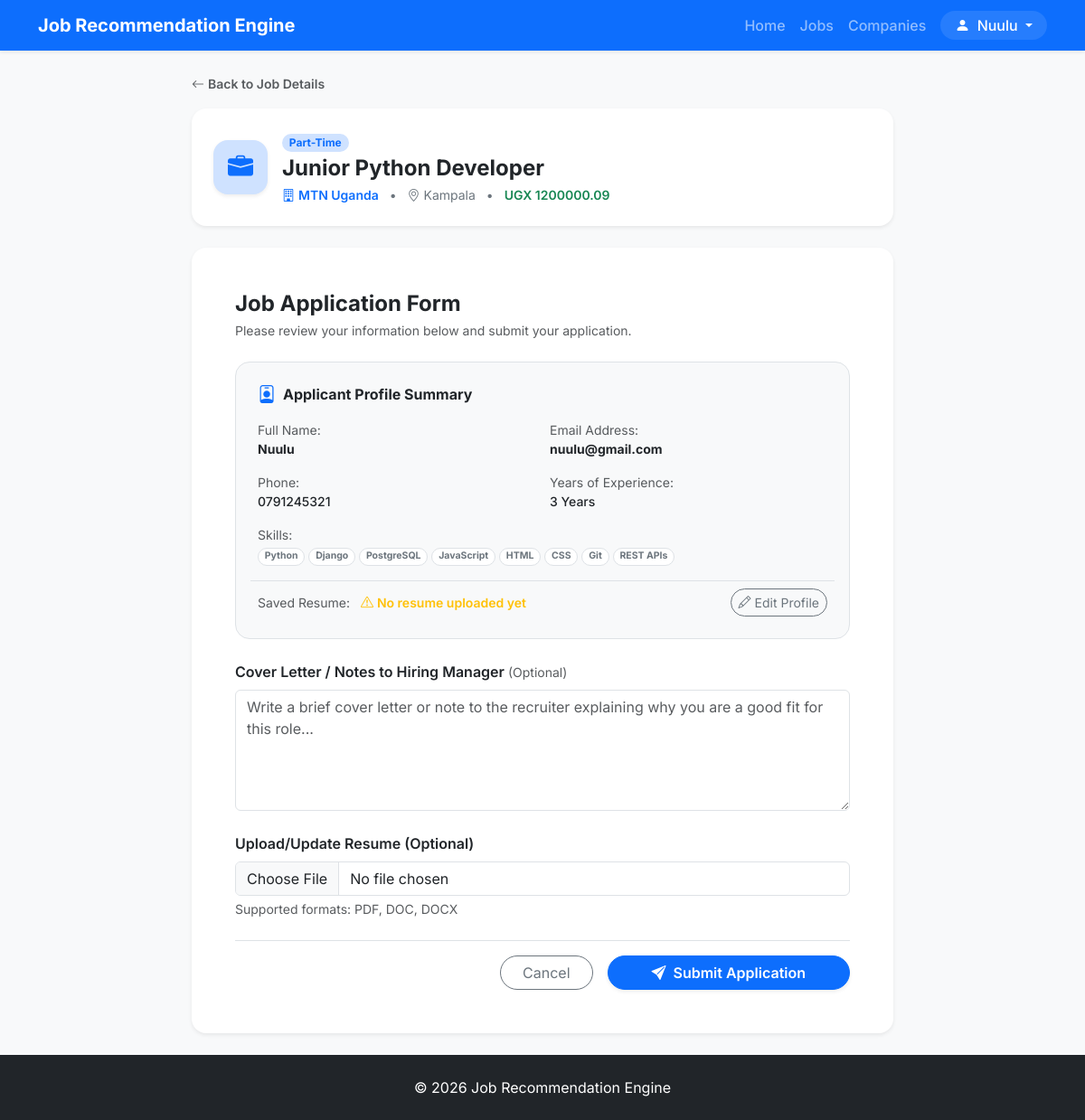
Page /jobs/1/apply/ (signed in) on the earlier database version.
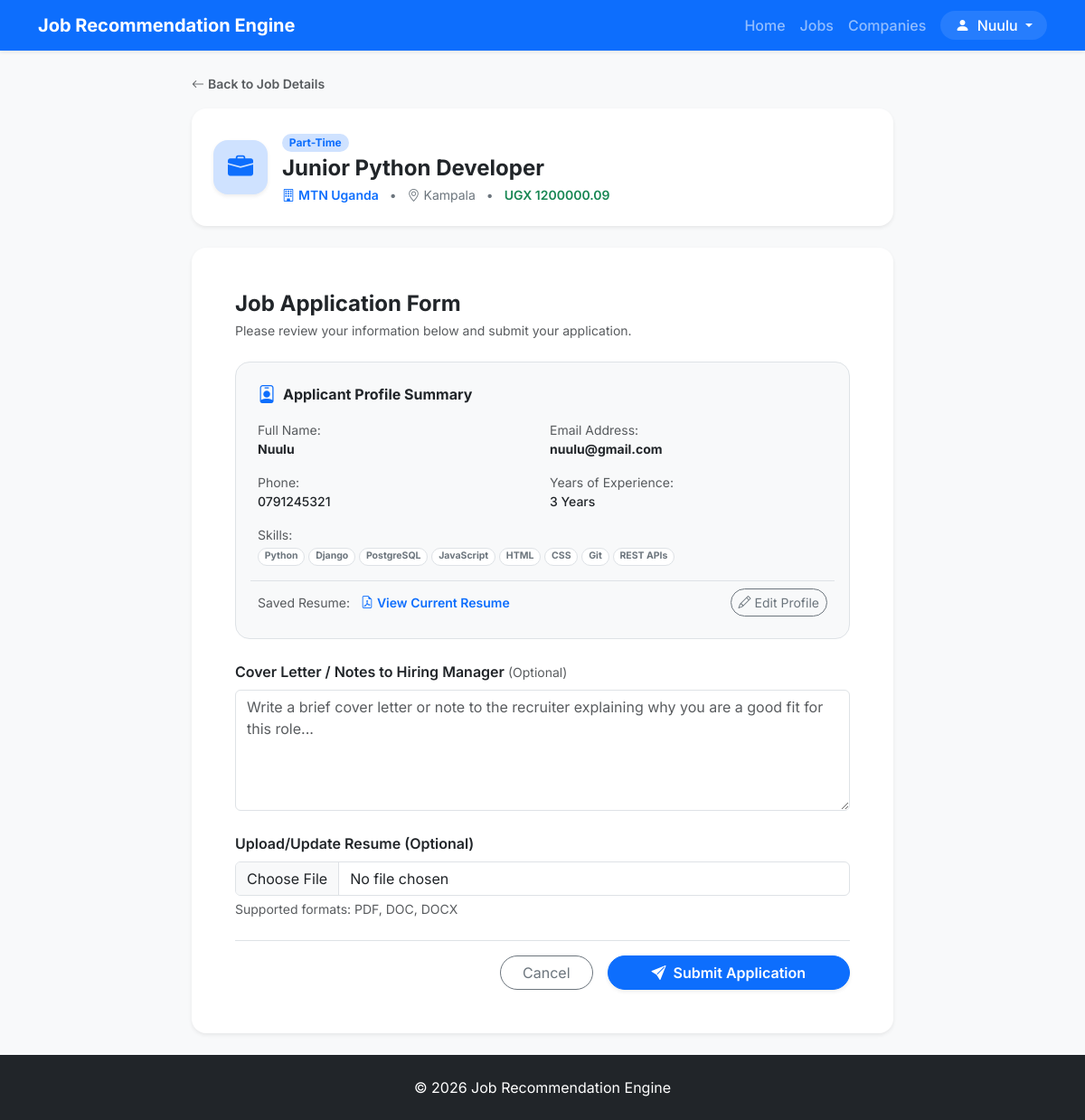
Same page on the later database version.
### recommender/views/jobs.py (the view, shortened to what this page needs)
# urls.py: path("jobs/<int:job_id>/apply/", apply_job, name="apply_job"),
@seeker_required
def apply_job(request, job_id):
    job = get_object_or_404(Job, id=job_id)
    profile = get_user_profile(request.user)
    existing_application = Application.objects.filter(user=request.user, job=job).first()
    if request.method == "POST":
        form = JobApplicationForm(request.POST, request.FILES)
        if form.is_valid():
            application = form.save(commit=False)
            application.user = request.user
            application.job = job
            application.save()
            if request.FILES.get("resume"):
                profile.resume = request.FILES["resume"]
                profile.save()
            messages.success(request, f"Your application for '{job.title}' has been submitted successfully!")
            return redirect("job_detail", job_id=job.id)
    else:
        form = JobApplicationForm()
    return render(
        request,
        "jobs/apply.html",
        {
            "job": job,
            "profile": profile,
            "form": form,
            "already_applied": False,
        },
    )

### recommender/forms/jobs.py
class JobApplicationForm(forms.ModelForm):
    resume = forms.FileField(
        required=False,
        label="Upload/Update Resume (Optional)",
        help_text="Supported formats: PDF, DOC, DOCX",
        widget=forms.FileInput(attrs={"class": "form-control"})
    )
    class Meta:
        model = Application
        fields = ["cover_letter"]
        widgets = {
            "cover_letter": forms.Textarea(
                attrs={
                    "rows": 5,
                    "class": "form-control",
                    "placeholder": "Write a brief cover letter or note to the recruiter explaining why you are a good fit for this role...",
                }
            ),
        }

### recommender/models.py (called while the page is built)
    @property
    def is_recruiter(self):
        return self.role == self.ROLE_RECRUITER

    @property
    def is_seeker(self):
        return self.role == self.ROLE_SEEKER

    def skills_list(self):
        if not self.skills.strip():
            return []
        return [skill.strip() for skill in self.skills.split(",") if skill.strip()]

### recommender/utils.py (called while the page is built)
def get_user_profile(user):
    profile, _ = Profile.objects.get_or_create(user=user)
    return profile

### recommender/templates/jobs/apply.html (shortened to what the changed rows need)
{% extends "base.html" %}
{% block content %}
<div class="container my-4" style="max-width: 800px;">
    <div class="card border-0 shadow-sm rounded-4 bg-white p-4 mb-4">
        <div class="d-flex align-items-center gap-3">
            <div class="flex-grow-1">
                <h1 class="h4 fw-bold mb-1">{{ job.title }}</h1>
            </div>
        </div>
    </div>
    {% if already_applied %}
    <div class="card border-0 shadow-sm rounded-4 bg-white p-4 text-center">
        <div class="mb-3 text-success">
            <i class="bi bi-check-circle-fill fs-1"></i>
        </div>
        <h4 class="fw-bold mb-2">Application Already Submitted</h4>
        <p class="text-muted small mb-3">
            You submitted an application for <strong>{{ job.title }}</strong> on {{ application.applied_at|date:"F d, Y" }}.
        </p>
        <div class="d-inline-block bg-light rounded-pill px-4 py-2 mb-4 border">
            <span class="text-muted small">Status: </span>
            <span class="badge bg-primary rounded-pill px-3 ms-1">{{ application.status }}</span>
        </div>
        <div>
            <a href="{% url 'job_detail' job.id %}" class="btn btn-outline-primary rounded-pill px-4 me-2">
                View Job Details
            </a>
            <a href="{% url 'job_list' %}" class="btn btn-primary rounded-pill px-4">
                Explore More Jobs
            </a>
        </div>
    </div>
    {% else %}
    <div class="card border-0 shadow-sm rounded-4 bg-white p-4 p-md-5">
        <h2 class="h4 fw-bold mb-1">Job Application Form</h2>
        <div class="bg-light rounded-4 p-4 mb-4 border">
            <div class="row g-3 small">
                <div class="col-12 pt-2 border-top">
                    <div class="d-flex justify-content-between align-items-center">
                        <div>
                            <span class="text-muted me-2">Saved Resume:</span>
                            {% if profile.resume %}
                            <a href="{{ profile.resume.url }}" target="_blank" class="text-primary text-decoration-none fw-semibold">
                                <i class="bi bi-file-earmark-pdf me-1"></i>View Current Resume
                            </a>
                            {% else %}
                            <span class="text-warning fw-semibold"><i class="bi bi-exclamation-triangle me-1"></i>No resume uploaded yet</span>
                            {% endif %}
                        </div>
                    </div>
                </div>
            </div>
        </div>
    </div>
    {% endif %}
</div>
{% endblock %}

Differences in the rows shown:
changed Profile: resume empty → "resumes/GROUP_H_DAY.docx" (drawn)
Other differences:
text no longer shown: "No resume uploaded yet"
text now shown: "View Current Resume"
